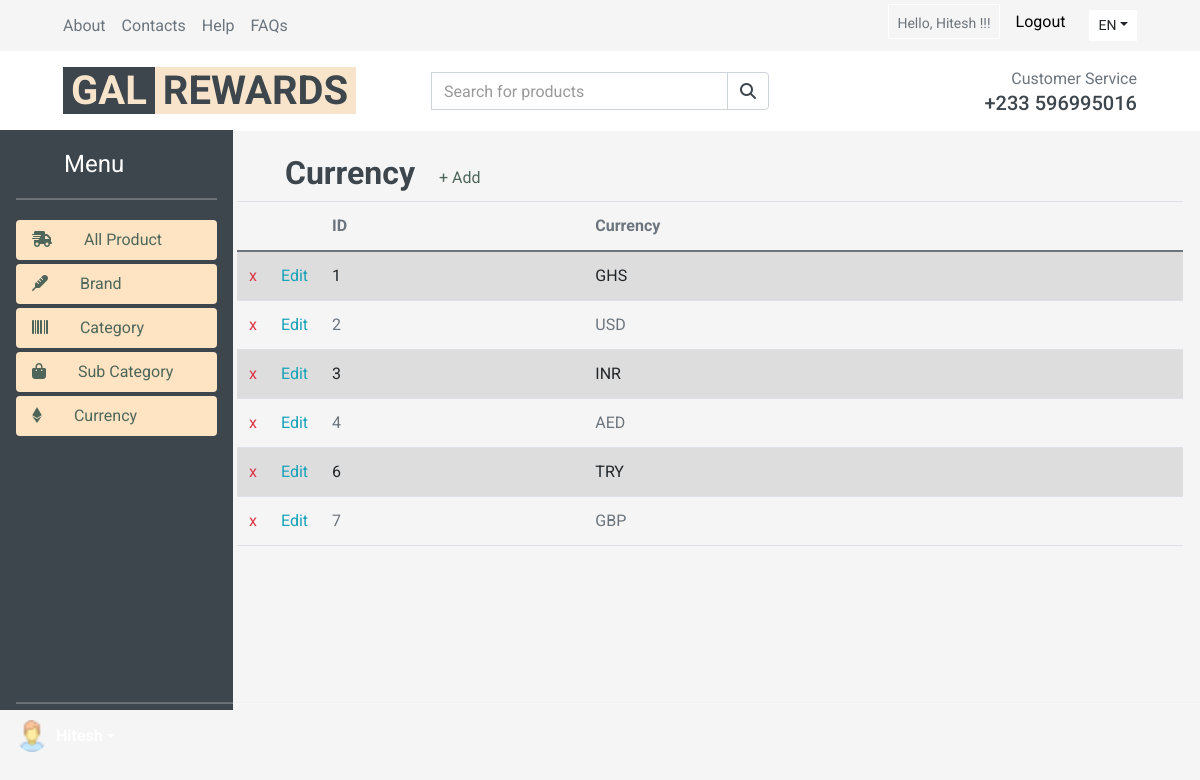
/adminCurrency/ (signed in), run on the app's committed database.
### Product/models.py (models this page shows, shortened)
class currency(models.Model):
    currency = models.CharField( max_length=3, unique=True)

### my/views.py (the view)
# urls.py: path('adminCurrency/',views.adminCurrency,name="adminCurrency"),
def adminCurrency(request):
    allCurrency = currency.objects.all()
    data={
        'allcat': allCurrency,
    }
    return render(request,'adminPanel/adminCurrency.html',data)

### templates/adminPanel/adminCurrency.html
{% include "adminPanel/adminHeader.html"%}
{% if user.is_authenticated %}
    <div class="d-flex align-items-center">
        <div class="d-inline-block">
        <h2 class="ml-5">Currency</h2>
        </div>
        <div class="col-5 pl-4">
        <a href="{% url 'addCurrency'%}" style="color: #4e6659;">+ Add</a>
        </div>
    </div>
    <table class="table table-striped">
        <thead>
            <tr>
                <th scope="col"></th>
                <th scope="col"></th>
                <th scope="col">ID</th>
                <th scope="col">Currency</th>
            </tr>
        </thead>
        <tbody>
           {% for n in allcat%}
            <tr>
                <td class="text-center" style="width: 12px;" ><a href="{%url 'curDelete' curId=n.id%}" class="text-danger">x</a></td>
                <td class="text-center" style="width: 12px;" ><a href="{%url 'curEdit' curId=n.id%}" class="text-info">Edit</a></td>
                <td>{{n.id}}</td>
                <td>{{n.currency}}</td>
            </tr>
            {%endfor%}
        </tbody>
    </table>
  </div>
{%endif%}
{% include "adminPanel/adminFooter.html" %}

### templates/adminPanel/adminHeader.html (shortened to what this page needs)
{% load static %}
<!DOCTYPE html>
<html lang="en">
<head>
    <link href="https://cdn.jsdelivr.net/npm/bootstrap@5.0.2/dist/css/bootstrap.min.css" rel="stylesheet">
    <link href="../assets/dist/css/bootstrap.min.css" rel="stylesheet">
     <link href="https://cdnjs.cloudflare.com/ajax/libs/font-awesome/5.10.0/css/all.min.css" rel="stylesheet">
     <link href="lib/animate/animate.min.css" rel="stylesheet">
     <link href="lib/owlcarousel/assets/owl.carousel.min.css" rel="stylesheet">
     <link rel="stylesheet" href="{% static 'css/style1.css' %}">
</head>
<body>
    <div class="text-center bg-dark text-light"> <h2>Admin Panel</h2></div>
    {% if user.is_authenticated %}
    <div class="container-fluid fixed-top">
        <div class="row bg-secondary py-1 px-xl-5">
            <div class="col-lg-4 d-none d-lg-block">
                <div class="d-inline-flex align-items-center h-100">
                    <a class="text-body mr-3" href="">About</a>
                    <a class="text-body mr-3" href="">Contacts</a>
                    <a class="text-body mr-3" href="">Help</a>
                    <a class="text-body mr-3" href="">FAQs</a>
                </div>
            </div>
            <div class="col-lg-4 text-center text-lg-center">
            </div>
            <div class="col-lg-4 text-center text-lg-right">
                <div class="d-inline-flex align-items-center">
                    <div class="btn-group ">
                       <label class="btn btn-sm btn-light  --dark text-body mr-3 pt-2" style="color:black; background:transparent" >Hello, {{user.first_name}} !!!</label>
                    </div>
                   <div class="btn-group mr-4">
                    <label for="logout" >
                      <a href="{% url 'logout' %}" style="color: black;">Logout</a>
                    </label>
                   </div>
                    <div class="btn-group">
                        <button type="button" class="btn btn-sm btn-light dropdown-toggle" data-toggle="dropdown">EN</button>
                    </div>
                </div>
            </div>
        </div>
        <div class="row align-items-center bg-light py-3 px-xl-5 d-none d-lg-flex">
            <div class="col-lg-4">
                <a href="{%url 'adminHome' %}" class="text-decoration-none">
                    <span class="h1 text-uppercase bg-dark px-2" style="color: #f7e4cb;">GAL</span>
                    <span class="h1 text-uppercase text-dark px-2 ml-n1" style="background-color: #f7e4cb;">REWARDS</span>
                </a>
            </div>
            <div class="col-lg-4 col-6 text-left">
                <form action="" method="Post">
                    <div class="input-group">
                        <input type="text" class="form-control" placeholder="Search for products" name="serach">
                        <div class="input-group-append">
                            <span class="input-group-text bg-transparent text-dark">
                                <i class="fa fa-search"></i>
                            </span>
                        </div>
                    </div>
                </form>
            </div>
            <div class="col-lg-4 col-6 text-right">
                <p class="m-0">Customer Service</p>
                <h5 class="m-0">+233 596995016</h5>
            </div>
        </div>
    </div>
      <div class="row px-3" style="margin-top: 100px;">
    <div class="d-fex flex-column flex-shrink-0 p-3 text-white bg-dark fixed-top col-" style="height: 580px; width:233px; margin-top:130px;">
        <a href="{%url 'adminHome'%}"" class="d-flex align-items-center mb-3 mb-md-0 me-md-auto text-white text-decoration-none">
          <svg class="bi me-2" width="40" height="32"><use xlink:href="#bootstrap"/></svg>
          <span class="fs-4">Menu</span>
        </a>
        <hr>
        <ul class="nav nav-pills flex-column mb-auto" >
          <li class="nav-item pt-1">
            <a href="{%url 'adminHome'%}" class="nav-link active " aria-current="page" style="background-color: bisque; color: #4E6659">
              <i class="fa-solid fa-truck-fast"></i>
              <svg class="bi me-2" width="16" height="16"><use xlink:href="#home"/></svg>
              All Product
            </a>
          </li>
          <li class="nav-item pt-1" >
            <a href="{%url 'adminBrand'%}" class="nav-link active" aria-current="page" style="background-color: bisque; color: #4E6659">
              <i class="fa-solid fa-thermometer"></i>
              <svg class="bi me-2" width="16" height="16"><use xlink:href="#home"/></svg>
              Brand
            </a>
          </li>
          <li class="nav-item pt-1" >
            <a href="{%url 'adminCategory'%}" class="nav-link active" aria-current="page" style="background-color: bisque; color: #4E6659">
              <i class="fa-solid fa-barcode"></i>
              <svg class="bi me-2" width="16" height="16"><use xlink:href="#home"/></svg>
              Category
            </a>
          </li>
          <li class="nav-item pt-1" >
            <a href="{%url 'adminSubCategory'%}" class="nav-link active" aria-current="page" style="background-color: bisque; color: #4E6659">
              <i class="fa-solid fa-bag-shopping"></i>
              <svg class="bi me-2" width="16" height="16"><use xlink:href="#home"/></svg>
              Sub Category
            </a>
          </li>
          <li class="nav-item pt-1" >
            <a href="{%url 'adminCurrency'%}" class="nav-link active" aria-current="page" style="background-color: bisque; color: #4E6659">
              <i class="fa-brands fa-ethereum"></i>
              <svg class="bi me-2" width="16" height="16"><use xlink:href="#home"/></svg>
              Currency
            </a>
          </li>
        </ul>
        <div class="dropdown fixed-bottom mb-5 ml-3">
          <hr >
          <a href="#" class="d-flex align-items-center text-white text-decoration-none dropdown-toggle" id="dropdownUser1" data-bs-toggle="dropdown" aria-expanded="false">
            <img alt="" width="32" height="32" class="rounded-circle me-2">
            <strong>{{user.first_name}}</strong>
          </a>
        </div>
      </div>
      <div class="d-flex flex-column flex-shrink-0 p-3 col-md " style="margin-left: 220px;">
      {% endif%}

### data on the page
currency: id "1", currency "GHS"
currency: id "2", currency "USD"
currency: id "3", currency "INR"
currency: id "4", currency "AED"
currency: id "6", currency "TRY"
currency: id "7", currency "GBP"

### other printed values
{{ user.first_name }} "Hitesh"
